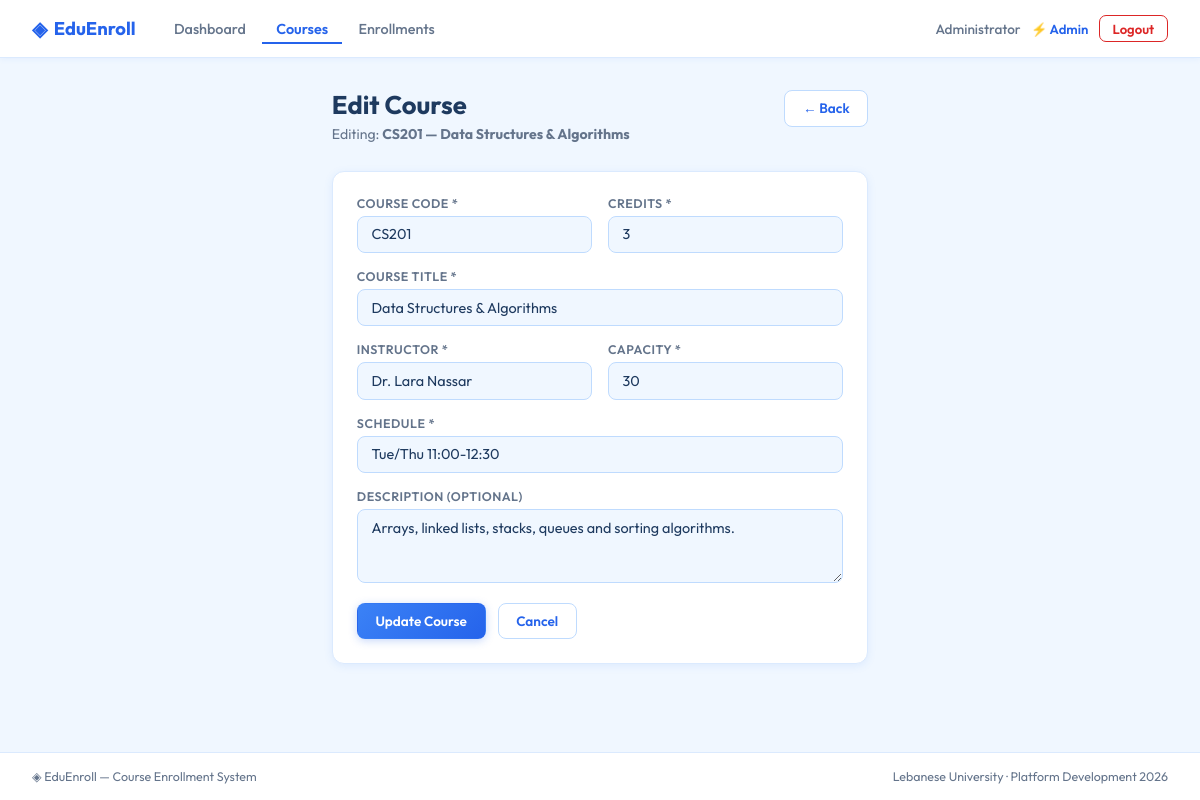
Page /edit_course.php?id=2 (signed in) on the committed database.
### tables this page shows
CREATE TABLE IF NOT EXISTS courses (
  id            INT UNSIGNED     NOT NULL AUTO_INCREMENT,
  course_code   VARCHAR(20)      NOT NULL UNIQUE,
  title         VARCHAR(200)     NOT NULL,
  instructor    VARCHAR(120)     NOT NULL,
  schedule      VARCHAR(120)     NOT NULL,
  credits       TINYINT UNSIGNED NOT NULL DEFAULT 3,
  capacity      INT UNSIGNED     NOT NULL DEFAULT 30,
  description   TEXT,
  created_at    TIMESTAMP        NOT NULL DEFAULT CURRENT_TIMESTAMP,
  PRIMARY KEY (id)
);

### edit_course.php (the view, shortened to what this page needs)
<?php
$db = getDB();
$id = (int) ($_GET['id'] ?? 0);
$stmt = $db->prepare('SELECT * FROM courses WHERE id = ?');
$stmt->execute([$id]);
$course = $stmt->fetch();
$old = $course;
?>
<!DOCTYPE html>
<html lang="en">
    <head>
    </head>
    <body>
        <?php include 'includes/navbar.php'; ?>
        <div class="wrap">
            <div class="page-header">
                <div>
                    <h1>Edit Course</h1>
                    <p>Editing: <strong><?= htmlspecialchars($course['course_code'] . ' — ' . $course['title']) ?></strong></p>
                </div>
                <a href="courses.php" class="btn btn-outline">← Back</a>
            </div>
            <div class="card form-card">
                <div class="card-body">
                    <form method="POST">
                        <div class="form-grid">
                            <div class="field">
                                <label>Course Code *</label>
                                <input type="text" name="course_code" value="<?= htmlspecialchars($old['course_code']) ?>" required />
                            </div>
                            <div class="field">
                                <label>Credits *</label>
                                <input type="number" name="credits" min="1" max="10" value="<?= (int) $old['credits'] ?>" required />
                            </div>
                            <div class="field field-full">
                                <label>Course Title *</label>
                                <input type="text" name="title" value="<?= htmlspecialchars($old['title']) ?>" required />
                            </div>
                            <div class="field">
                                <label>Instructor *</label>
                                <input type="text" name="instructor" value="<?= htmlspecialchars($old['instructor']) ?>" required />
                            </div>
                            <div class="field">
                                <label>Capacity *</label>
                                <input type="number" name="capacity" min="1" value="<?= (int) $old['capacity'] ?>" required />
                            </div>
                            <div class="field field-full">
                                <label>Schedule *</label>
                                <input type="text" name="schedule" value="<?= htmlspecialchars($old['schedule']) ?>" required />
                            </div>
                            <div class="field field-full">
                                <label>Description (optional)</label>
                                <textarea name="description" rows="3"><?= htmlspecialchars($old['description']) ?></textarea>
                            </div>
                        </div>
                        <div class="flex gap-1 mt-2">
                            <button type="submit" class="btn btn-primary">Update Course</button>
                            <a href="courses.php" class="btn btn-outline">Cancel</a>
                        </div>
                    </form>
                </div>
            </div>
        </div>
        <footer>
            <span>◈ EduEnroll — Course Enrollment System</span>
            <span>Lebanese University · Platform Development 2026</span>
        </footer>
    </body>
</html>

### includes/page_styles.php (style rules this page uses)
:root { --bg: #f0f7ff; --surface: #ffffff; --border: #bfdbfe; --border-light: #dbeafe; --text: #1e3a5f; --text-muted: #64748b; --primary: #2563eb; --primary-lt: #3b82f6; --primary-bg: #eff6ff; --success: #16a34a; --success-bg: #f0fdf4; --danger: #dc2626; --danger-bg: #fef2f2; --warning-bg: #fffbeb; --shadow-sm: 0 2px 8px rgba(59,130,246,.10); --shadow-md: 0 4px 20px rgba(59,130,246,.13); --radius: 12px; --radius-sm: 8px; }
*, *::before, *::after { box-sizing: border-box; margin: 0; padding: 0; }
body { font-family: 'Outfit', sans-serif; background: var(--bg); color: var(--text); min-height: 100vh; display: flex; flex-direction: column; }
.wrap { max-width: 1080px; margin: 0 auto; padding: 2rem 1.5rem; flex: 1; }
.page-header { display: flex; align-items: flex-start; justify-content: space-between; margin-bottom: 1.75rem; flex-wrap: wrap; gap: 1rem; }
.page-header h1 { font-size: 1.6rem; font-weight: 700; color: var(--text); line-height: 1.2; }
.page-header p { font-size: .88rem; color: var(--text-muted); margin-top: .25rem; }
.card { background: var(--surface); border: 1px solid var(--border-light); border-radius: var(--radius); box-shadow: var(--shadow-sm); overflow: hidden; }
.card-body { padding: 1.5rem; }
.form-card { max-width: 680px; }
.btn { display: inline-flex; align-items: center; gap: .3rem; padding: .52rem 1.1rem; border-radius: var(--radius-sm); font-family: 'Outfit', sans-serif; font-size: .85rem; font-weight: 600; cursor: pointer; text-decoration: none; border: 1.5px solid transparent; transition: opacity .18s, transform .12s, box-shadow .18s; white-space: nowrap; }
.btn-primary { background: linear-gradient(135deg, var(--primary-lt), var(--primary)); color: #fff; box-shadow: 0 2px 8px rgba(37,99,235,.25); }
.btn-outline { background: #fff; color: var(--primary); border-color: var(--border); }
.form-grid { display: grid; grid-template-columns: 1fr 1fr; gap: 1rem; }
.field { display: flex; flex-direction: column; gap: .3rem; }
.field-full { grid-column: 1 / -1; }
.field label { font-size: .78rem; font-weight: 600; color: var(--text-muted); text-transform: uppercase; letter-spacing: .04em; }
.field input, .field select, .field textarea { background: #f0f7ff; border: 1px solid var(--border); border-radius: var(--radius-sm); color: var(--text); font-family: 'Outfit', sans-serif; font-size: .9rem; padding: .55rem .85rem; outline: none; transition: border-color .2s, box-shadow .2s, background .2s; width: 100%; }
.flex { display: flex; }
.gap-1 { gap: .75rem; }
.mt-2 { margin-top: 1.25rem; }
footer { display: flex; align-items: center; justify-content: space-between; padding: 1rem 2rem; border-top: 1px solid var(--border-light); background: #fff; font-size: .78rem; color: var(--text-muted); flex-wrap: wrap; gap: .5rem; }

### rows in the picture
courses: course_code+title "CS201 — Data Structures & Algorithms", course_code "CS201", credits "3", title "Data Structures & Algorithms", instructor "Dr. Lara Nassar", capacity "30", schedule "Tue/Thu 11:00-12:30", description "Arrays, linked lists, stacks, queues and sorting algorithms."

### other values in the picture
$user['full_name'] "Administrator"
